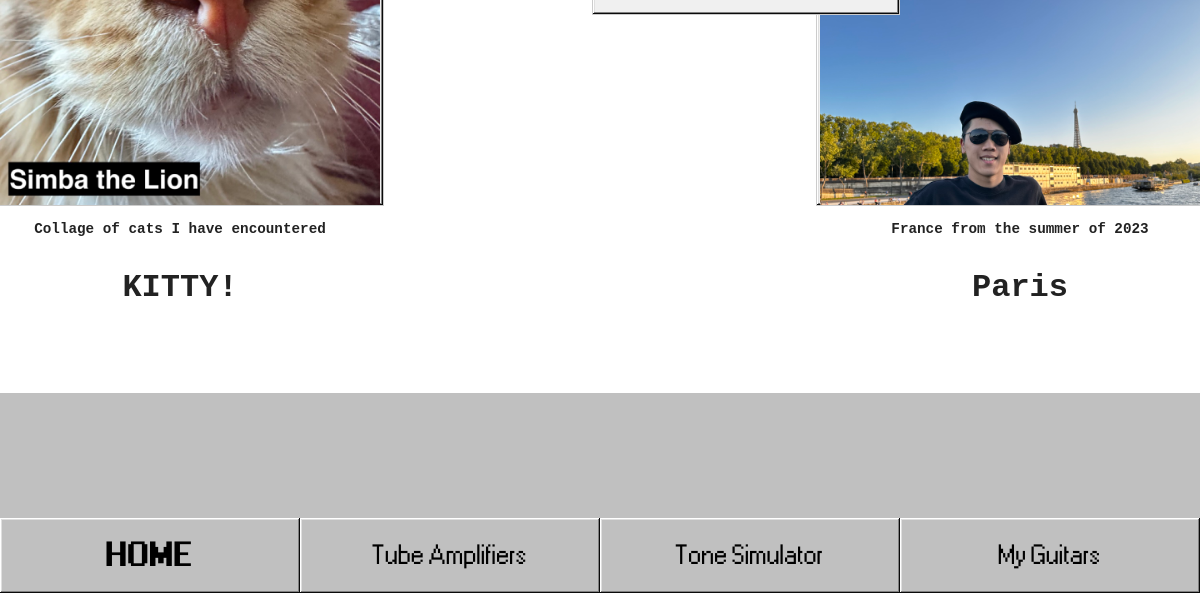
The app's page / (lower part), older data.
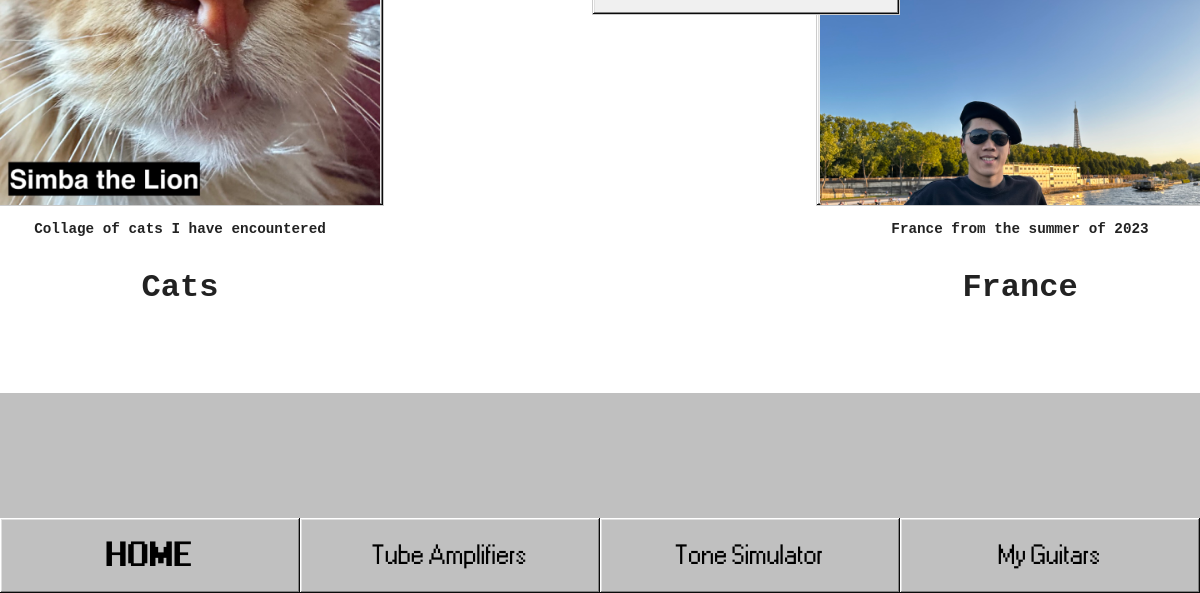
The same page, newer data.
### base/models.py (models this page shows, shortened)
class Room(models.Model):
  name = models.CharField(max_length=200)
  description = models.TextField(null=True, blank=True)
  updated = models.DateTimeField(auto_now=True)
  created = models.DateTimeField(auto_now_add=True)
  folders = models.TextField(null=True, blank=True)

class Window(models.Model):
    name = models.CharField(max_length=200)  # Window name
    description = models.TextField(blank=True, null=True)  # Optional description
    foldername = models.CharField(max_length=10, blank=True, null=True)  # New foldername field
    updated = models.DateTimeField(auto_now=True)  # Auto-update timestamp when modified
    created = models.DateTimeField(auto_now_add=True)  # Auto-set timestamp on creation

### base/views.py (the view)
# urls.py: path('', views.home, name="home"),
def home(request):
  rooms = Room.objects.all()
  windows = Window.objects.all()
  window_files = {}
  for window in windows:
    folder_path = os.path.join(settings.MEDIA_ROOT, 'images', str(window.foldername))
    if os.path.exists(folder_path):
        files = os.listdir(folder_path)
        files = [f for f in files if os.path.isfile(os.path.join(folder_path, f)) and f.lower().endswith(('.jpg', '.jpeg', '.png'))]
        files.sort()
    else:
        files = []
    window_files[window.foldername] = files
  context = {
      'windows': windows,
      'window_files': window_files,
      'MEDIA_URL': settings.MEDIA_URL,
      'rooms':rooms,
  }
  return render(request, 'base/index.html', context)

### base/templates/base/index.html (shortened to what this page needs)
{% extends 'main.html' %}
{% block content %}
<div class="gallery">
  {% for window in windows %}
    <div class="gallery_container">
      <div class="window_gallery" id="window{{ window.foldername }}" data-aos="zoom-in"  >
        <div class="window-body">
          {% for x, y in window_files.items %}
            {% if window.foldername == x %}
              {% for i in y %}
                <img src="{{ MEDIA_URL }}/images/{{ x }}/{{ i }}" width="100%">
              {% endfor %}
            {% endif %}
          {% endfor %}
        </div>
      </div>
      <div class="gallery_text" style="background-color:white;">
        <p>{{ window.description }}</p>
        <h3>{{ window.name }}</h3>
      </div>
    </div>
  {% endfor %}
</div>
{% endblock %}

### templates/main.html (shortened to what this page needs)
{% load static %}
<link rel="stylesheet" href="{% static 'myfirst.css' %}">
<link rel="stylesheet" href="{% static 'animation.css' %}">
<link rel="stylesheet" href="https://cdnjs.cloudflare.com/ajax/libs/aos/2.3.4/aos.css">
<!DOCTYPE html>
<html>
<head>
</head>
<body>
  {% include 'gallery.html' %}
  {% include 'navbar.html' %}
  {% block content %}
  {% endblock %}
  {%include 'footer.html' %}
</body>
</html>

### templates/gallery.html (shortened to what this page needs)
{% load static %}
<div class="window_big" id = "window1" style="align-content:center; top:10%; left:35%; z-index:999;"data-aos="zoom-in">
  <div class="window-body">
    <div style="font-size:25px; text-align:center; padding:10px;">
      <b>Contact me:<b>
    </div>
  </div>
</div>
<div class="window" id = "window3" style="top: 35%; right: 25%; width: 25%; height: 40%; z-index:998;"data-aos="zoom-in">
</div>

### templates/navbar.html
{% load static %}
<div>
  <div class="button-bar">
      <a href="/"><button style="font-weight: bold; font-size: 30px">HOME</button></a>
      <a href="/test"><button style="font-size: 24px">Tube Amplifiers</button></a>
      <a href="/tonestack"><button style="font-size: 24px">Tone Simulator</button></a>
      {% for room in rooms %}
      <a href="/room/{{room.id}}"><button class="button" style="font-size:24px;">{{room.name}}</button></a>
      {% endfor %}
  </div>
</div>

### templates/footer.html
<div class="footer" style="background-color: #c0c0c0; height:200px; margin-top:25px;">
</div>

### static/myfirst.css (style rules this page uses)
:root { --surface: #c0c0c0; --button-highlight: #ffffff; --button-face: #dfdfdf; --button-shadow: #808080; --window-frame: #0a0a0a; --dialog-blue: #000080; --dialog-blue-light: #393a3b; --link-blue: #ebebf2; --element-spacing: 8px; --grouped-button-spacing: 4px; --grouped-element-spacing: 6px; --radio-width: 12px; --checkbox-width: 13px; --radio-label-spacing: 6px; --radio-total-width-precalc: 12px + 6px; --radio-total-width: 18px; --radio-left: -6px; --radio-dot-width: 4px; --radio-dot-top: 4px; --radio-dot-left: -14px; --checkbox-total-width-precalc: 13px + 6px; --checkbox-total-width: 19px; --checkbox-left: -7px; --checkmark-width: 7px; --checkmark-top: 3px; --checkmark-left: 3px; --border-width: 1px; --border-raised-outer: inset -1px -1px #0a0a0a, inset 1px 1px #ffffff; --border-raised-inner: inset -2px -2px #808080, inset 2px 2px #dfdfdf; --border-sunken-outer: inset -1px -1px #ffffff, inset 1px 1px #0a0a0a; --border-sunken-inner: inset -2px -2px #dfdfdf, inset 2px 2px #808080; --border-field: inset -1px -1px #ffffff, inset 1px 1px #808080, inset -2px -2px #dfdfdf, inset 2px 2px #0a0a0a; }
body { font-family: monospace; font-size: 13px; color: #222222; margin: 0; padding: 0; }
.button-bar { display: flex; width: 100%; height: 75px; position: fixed; bottom: 0; z-index: 1000; left:0; }
.button-bar a { flex: 1 1 calc(20%); text-align: center; }
button, label, input, textarea, select, option, ul.tree-view, .window, .title-bar { font-family: "Pixelated MS Sans Serif", monospace; -webkit-font-smoothing: none; font-size: 15px; }
h3 { font-size: 2rem; }
button { box-sizing: border-box; border: none; background: #c0c0c0; box-shadow: inset -1px -1px #0a0a0a, inset 1px 1px #ffffff, inset -2px -2px #808080, inset 2px 2px #dfdfdf; border-radius: 0; flex-grow: 1; min-width: 75px; min-height: 23px; padding: 0 12px; width: 100%; height: 100%; }
.window { box-shadow: inset -1px -1px #0a0a0a, inset 1px 1px #ffffff, inset -2px -2px #808080, inset 2px 2px #dfdfdf; background: #c0c0c0; padding: 3px; width: 400px; height: 700px; background-color: #f0f0f0; position: absolute; transform: translate(-50%, -50%); border: 1px solid #ccc; cursor: grab; overflow: hidden; }
.window_gallery { box-shadow: inset -1px -1px #0a0a0a, inset 1px 1px #ffffff, inset -2px -2px #808080, inset 2px 2px #dfdfdf; background: #c0c0c0; padding: 3px; width: 400px; height: 550px; background-color: #f0f0f0; position: absolute; border: 1px solid #ccc; cursor: grab; overflow: hidden; }
.window_big { box-shadow: inset -1px -1px #0a0a0a, inset 1px 1px #ffffff, inset -2px -2px #808080, inset 2px 2px #dfdfdf; background: #c0c0c0; padding: 3px; width: 30%; height: 700px; background-color: #f0f0f0; position: absolute; transform: translate(-50%, -50%); border: 1px solid #ccc; cursor: grab; overflow: hidden; }
.window-body { margin: 0px; overflow: auto; height: 95%; width:100%; }
a { color: #0000ff; }
.gallery { display: flex; flex-wrap: wrap; justify-content: space-between; gap: 20px; }
.gallery_container { width: 30%; margin-bottom: 20px; box-sizing: border-box; display: flex; flex-direction: column; align-items: center; height: 700px; position: relative; border:black; border-width:2px; }
.gallery_text { position: absolute; margin-top: 10px; font-size: 1.1em; font-weight: bold; text-align: center; bottom: 10px }

Row changes from the older to the newer data that the page shows:
changed Window "Collage of cats I have encountered": name "KITTY!" → "Cats"
changed Window: name "Paris" → "France"
